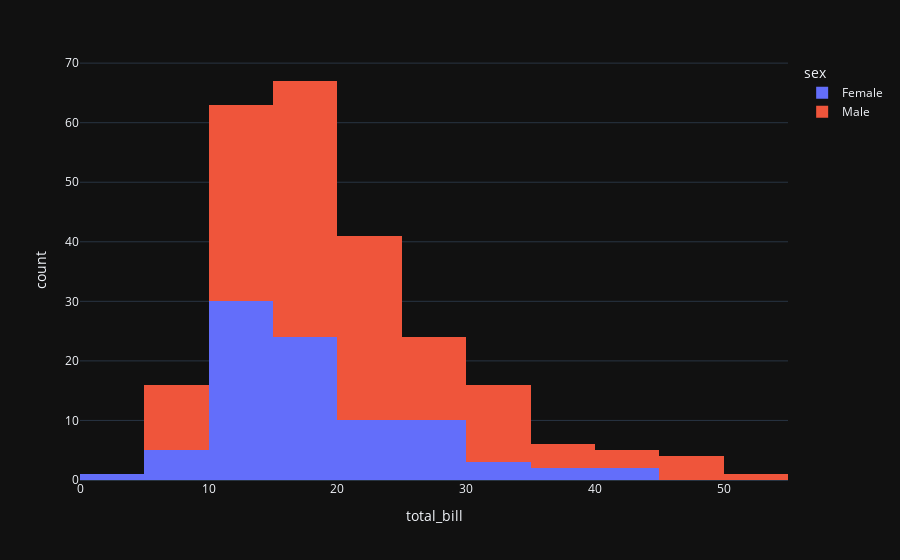

Here is the notebook cell this chart was saved with:
### Code cell
# histogram
fig = px.histogram(df, x="total_bill", nbins=20, color="sex")
fig.show()

### Figure 1 — Plotly figure (JSON) as saved in the notebook; plotly's stock layout.template omitted (floating-point values rounded to 4 significant figures; data arrays with more than 128 entries replaced by an {"elided": "..."} marker saying what was removed)
{"data": [{"alignmentgroup": "True", "bingroup": "x", "hovertemplate": "sex=Female<br>total_bill=%{x}<br>count=%{y}<extra></extra>", "legendgroup": "Female", "marker": {"color": "#636efa", "pattern": {"shape": ""}}, "name": "Female", "nbinsx": 20, "offsetgroup": "Female", "orientation": "v", "showlegend": true, "x": [16.99, 24.59, 35.26, 14.83, 10.33, 16.97, 20.29, 15.77, 19.65, 15.06, 20.69, 16.93, 10.29, 34.81, 26.41, 16.45, 3.07, 17.07, 26.86, 25.28, 14.73, 10.07, 34.83, 5.75, 16.32, 22.75, 11.35, 15.38, 44.3, 22.42, 20.92, 14.31, 7.25, 25.71, 17.31, 10.65, 12.43, 24.08, 13.42, 12.48, 29.8, 14.52, 11.38, 20.27, 11.17, 12.26, 18.26, 8.51, 10.33, 14.15, 13.16, 17.47, 27.05, 16.43, 8.35, 18.64, 11.87, 29.85, 25.0, 13.39, 16.21, 17.51, 10.59, 10.63, 9.6, 20.9, 18.15, 19.81, 43.11, 13.0, 12.74, 13.0, 16.4, 16.47, 12.76, 13.27, 28.17, 12.9, 30.14, 13.42, 15.98, 16.27, 10.09, 22.12, 35.83, 27.18, 18.78], "xaxis": "x", "yaxis": "y", "type": "histogram"}, {"alignmentgroup": "True", "bingroup": "x", "hovertemplate": "sex=Male<br>total_bill=%{x}<br>count=%{y}<extra></extra>", "legendgroup": "Male", "marker": {"color": "#EF553B", "pattern": {"shape": ""}}, "name": "Male", "nbinsx": 20, "offsetgroup": "Male", "orientation": "v", "showlegend": true, "x": {"elided": "157 float values"}, "xaxis": "x", "yaxis": "y", "type": "histogram"}], "layout": {"xaxis": {"anchor": "y", "domain": [0.0, 1.0], "title": {"text": "total_bill"}}, "yaxis": {"anchor": "x", "domain": [0.0, 1.0], "title": {"text": "count"}}, "legend": {"title": {"text": "sex"}, "tracegroupgap": 0}, "margin": {"t": 60}, "barmode": "relative"}}
